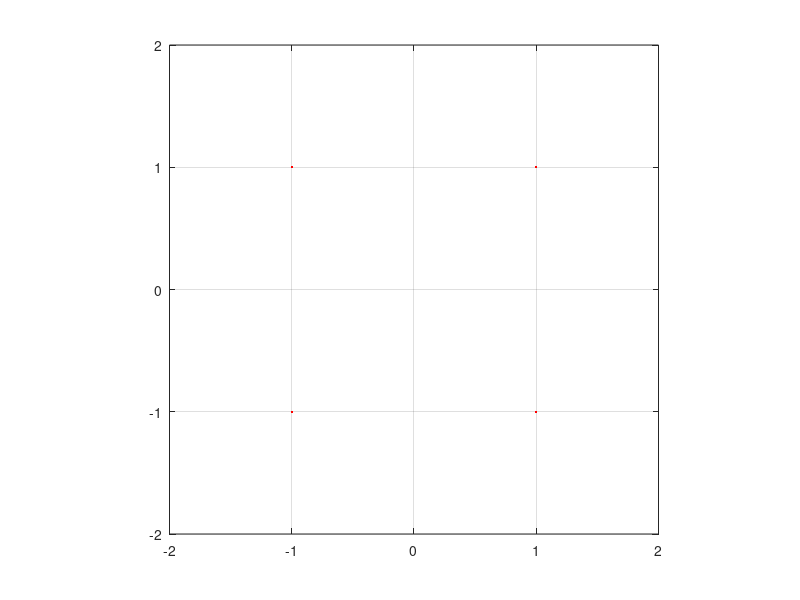
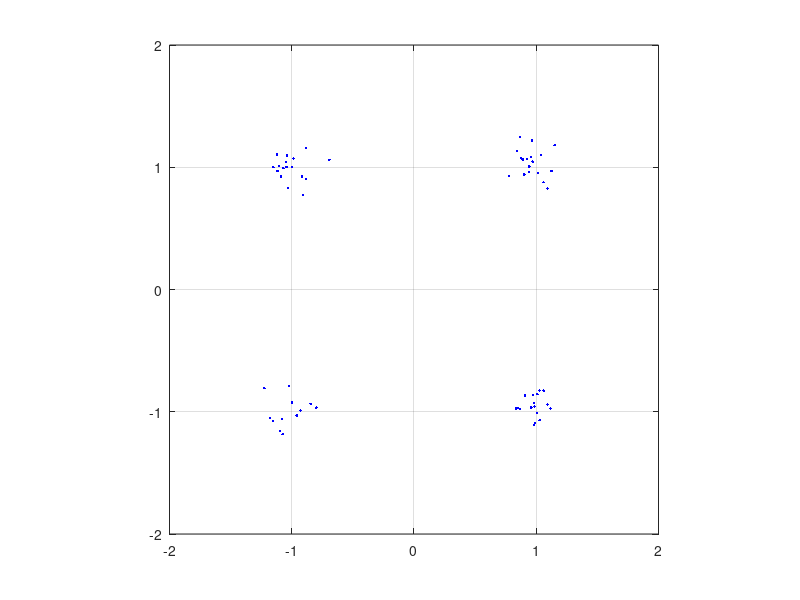

The MATLAB source for these figures, in order:
% Modulation block

clc
clear
close all
load 128_64_LDPCcode.mat

k=64;
n=128;
Eb_No=0:1:20;
Eb_No_linear=10.^(Eb_No./10);
sigma=sqrt(1./(2*(k/n).*Eb_No_linear));
spectEff=2;
SNR=Eb_No-spectEff;

infoBits=randi([0 1],k,1)';
codedBits=mod(infoBits*G,2)';

SymbolsI = 2*codedBits(1:2:end)-1;              % in phase symbols
SymbolsQ = 2*codedBits(2:2:end)-1;              % quadrature symbols
symbolsTx = SymbolsI+1i.*SymbolsQ;

% Normalized Complex WGN generation (Noise Power set to 1)
Noise=(randn(k,1)+1i*randn(k,1))*sigma(end);

symbolsRx=symbolsTx+Noise;
receivedCodewordsReal=real(symbolsRx);
receivedCodewordsImag=imag(symbolsRx);
receivedCodewords=zeros(1,size(H,2));
receivedCodewords(1:2:end)=receivedCodewordsReal;
receivedCodewords(2:2:end)=receivedCodewordsImag;

figure
plot(symbolsTx,'r.');
axis equal
xlim([-2 2])
ylim([-2 2])
grid on;
figure
plot(symbolsRx,'b.');
axis equal
xlim([-2 2])
ylim([-2 2])
grid on;

